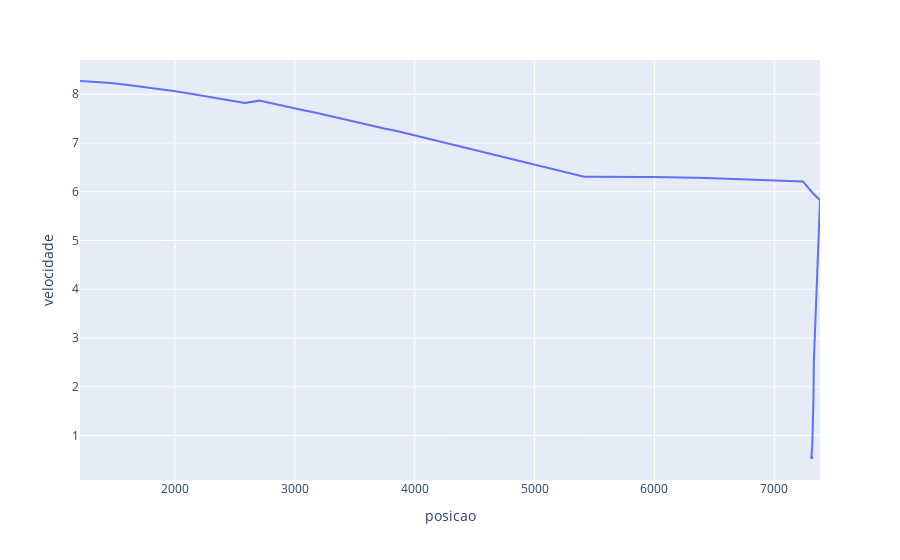

This figure's notebook cell:
### Markdown cell above
### interative plot for any CSV

### Code cell
df = pd.read_csv('/home/jp/Documents/Ball-analysis/csv/9.csv', header= None)
df = getDftoIntercept(df)
#df.drop_duplicates(subset=['posicao'], keep='first', inplace=True)
fig = px.line(df,x='posicao',y='velocidade')
fig.show()

### Figure 1 — Plotly figure (JSON) as saved in the notebook; plotly's stock layout.template omitted (floating-point values rounded to 4 significant figures)
{"data": [{"hovertemplate": "posicao=%{x}<br>velocidade=%{y}<extra></extra>", "legendgroup": "", "line": {"color": "#636efa", "dash": "solid"}, "marker": {"symbol": "circle"}, "mode": "lines", "name": "", "orientation": "v", "showlegend": false, "type": "scatter", "x": [1208.0, 1339.0, 1464.0, 1592.0, 1725.0, 1846.0, 1973.0, 2095.0, 2224.0, 2346.0, 2464.0, 2584.0, 2702.0, 2822.0, 2941.0, 3062.0, 3176.0, 3288.0, 3407.0, 3520.0, 3628.0, 3745.0, 3850.0, 3964.0, 4071.0, 4185.0, 4289.0, 4394.0, 4503.0, 4607.0, 4708.0, 4811.0, 4917.0, 5015.0, 5116.0, 5214.0, 5313.0, 5414.0, 5513.0, 5603.0, 5704.0, 5798.0, 5889.0, 5983.0, 6070.0, 6164.0, 6251.0, 6344.0, 6430.0, 6524.0, 6613.0, 6700.0, 6794.0, 6880.0, 6971.0, 7062.0, 7152.0, 7238.0, 7329.0, 7381.0, 7376.0, 7367.0, 7358.0, 7345.0, 7330.0, 7327.0, 7322.0, 7316.0, 7308.0, 7309.0, 7310.0, 7312.0, 7314.0, 7318.0], "xaxis": "x", "y": [8.271, 8.255, 8.23, 8.197, 8.156, 8.117, 8.072, 8.026, 7.974, 7.924, 7.873, 7.82, 7.869, 7.802, 7.733, 7.675, 7.618, 7.553, 7.49, 7.422, 7.368, 7.298, 7.245, 7.176, 7.11, 7.044, 6.991, 6.924, 6.858, 6.79, 6.731, 6.67, 6.606, 6.547, 6.484, 6.418, 6.357, 6.307, 6.309, 6.304, 6.303, 6.298, 6.301, 6.301, 6.302, 6.3, 6.295, 6.289, 6.284, 6.276, 6.271, 6.261, 6.255, 6.244, 6.236, 6.229, 6.219, 6.212, 5.95, 5.832, 5.451, 4.901, 4.266, 3.557, 2.5, 1.747, 1.188, 0.7681, 0.5185, 0.5764, 0.6029, 0.599, 0.5712, 0.527], "yaxis": "y"}], "layout": {"legend": {"tracegroupgap": 0}, "margin": {"t": 60}, "xaxis": {"anchor": "y", "domain": [0, 1], "title": {"text": "posicao"}}, "yaxis": {"anchor": "x", "domain": [0, 1], "title": {"text": "velocidade"}}}}
